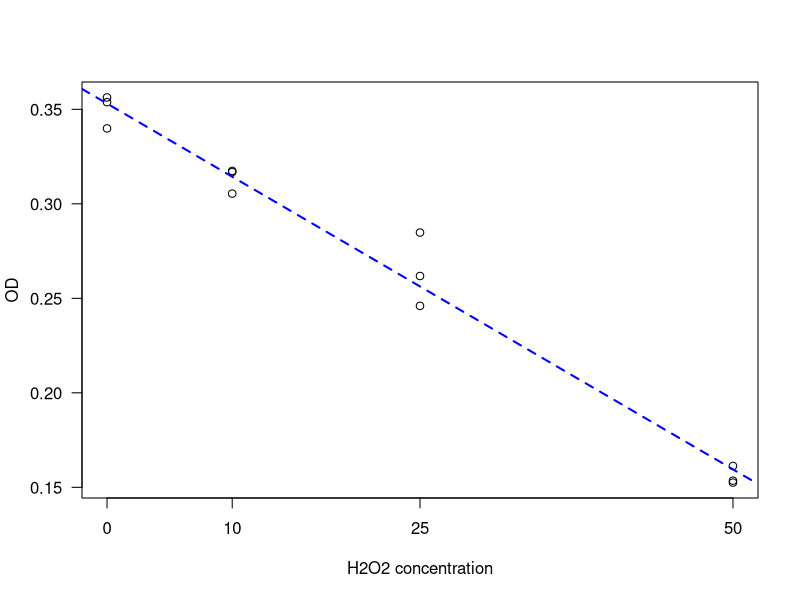
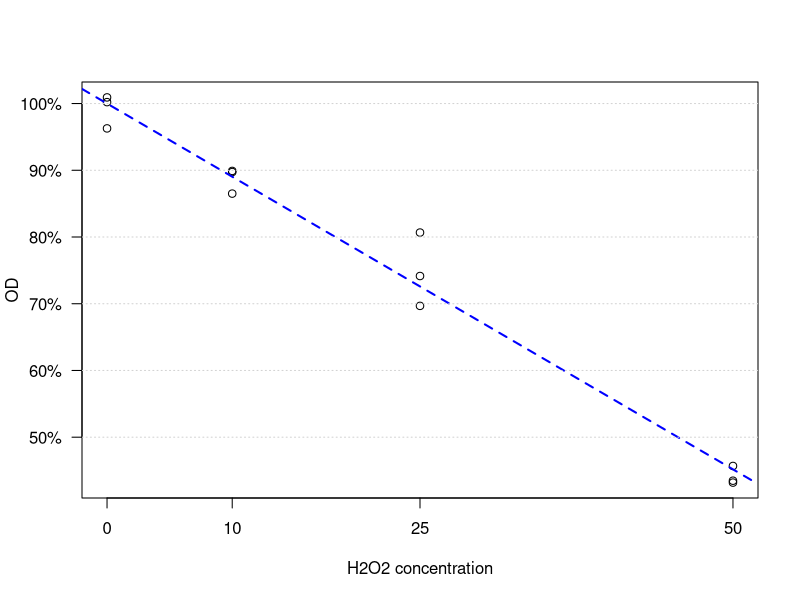

Source code (R) for these figures, in order:
## ---- chunk 1
knitr::opts_chunk$set(echo=TRUE, fig.align="center")
## ---- chunk 2
h2o2 <- c(0,0,0, 10,10,10, 25,25,25, 50,50,50)
pf3d7 <- c(0.3399,0.3563,0.3538, 0.3168,0.3054,0.3174, 0.2460,0.2618,0.2848, 0.1535,0.1613,0.1525)
## ---- chunk 3
par(las=1)
plot(h2o2, pf3d7, xaxt="n", xlab="H2O2 concentration", ylab="OD")
axis(1,c(0,10,25,50))
abline(lsfit(h2o2,pf3d7), lwd=2, col="blue", lty=2)
## ---- chunk 4
lm.fit <- lm(pf3d7 ~ h2o2)
betahat <- lm.fit$coefficients
betahat
ratio <- betahat[2]/betahat[1]
ratio
round(100*ratio,1)
## ---- chunk 5
par(las=1)
plot(h2o2, pf3d7, xaxt="n", yaxt="n", xlab="H2O2 concentration", ylab="OD")
axis(1,c(0,10,25,50))
abline(lsfit(h2o2,pf3d7), lwd=2, col="blue", lty=2)
axis(2, betahat[1]*seq(0.5,1,by=0.1), paste0(seq(50,100,10),"%"))
abline(h=betahat[1]*seq(0.5,1,by=0.1), lty="dotted", col="lightgrey")
## ---- chunk 6
-0.5/ratio
## ---- chunk 7
estratio <- function(x,y){  
  lm.sum <- summary(lm(y~x))
  # the coefficients
  betahat <- lm.sum$coef[,1]
  # the estimated ratio
  ratio <- betahat[2]/betahat[1]
  # the estimated standard errors
  ses <- lm.sum$coef[,2]
  # the covariance between estimated coefficients
  covar <- lm.sum$cov.unscaled[1,2]*lm.sum$sigma^2
  # the estimated standard error 
  se <- abs(ratio) * sqrt(sum((ses/betahat)^2+2*covar/prod(betahat)))
  # return the estimated ratio and its estimated standard error
  return(list(ratio=ratio,se=se))
}
## ---- chunk 8
est <- estratio(h2o2, pf3d7)
est
## ---- chunk 9
round(100*est$ratio,2)
## ---- chunk 10
round(100*est$se,3)
## ---- chunk 11
round(100 * (est$ratio + c(-1,1)*1.96*est$se) ,2)
